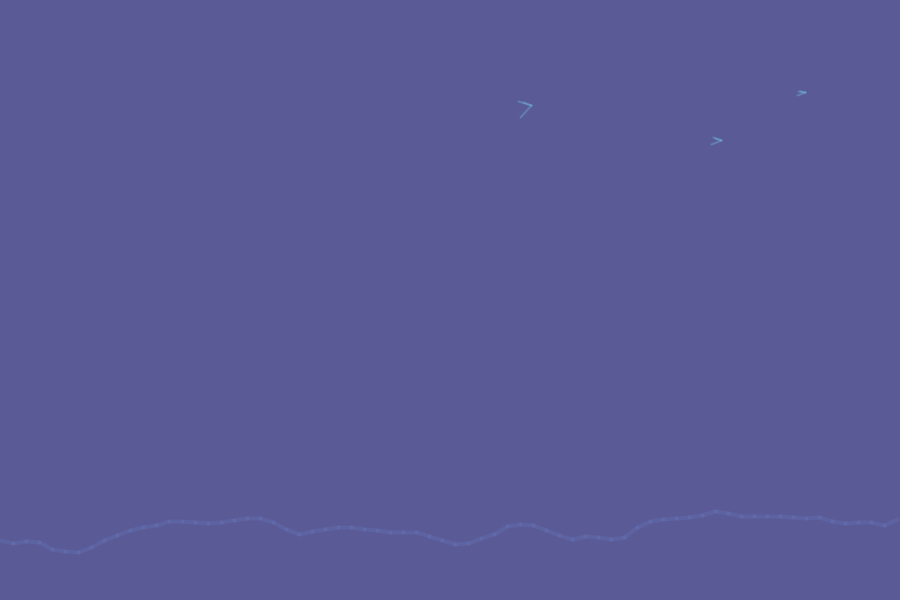
Frame 1 (no input)
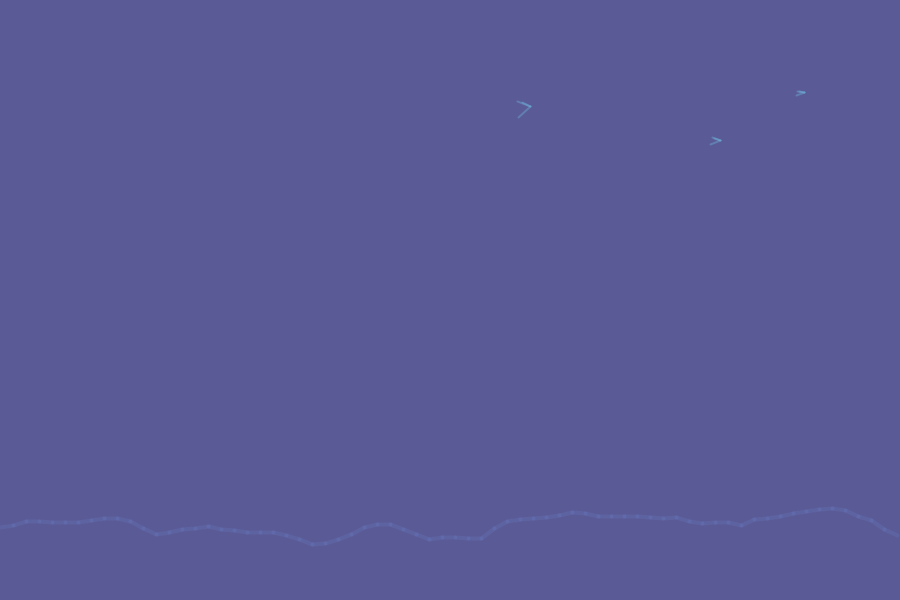
Frame 2 (the mouse pressed at the canvas centre, redrawn once)

The Processing sketch that drew these frames (run headless with seeded random() and noise(); the mouse was pressed at the canvas centre and the sketch redrawn once):

// Processing sketch: processing_48118
// ── processing_48118.pde

//Author: Weiyuh Li
//Fall,Falling,Fallen
//concept:use the effect of gravity(planet and satellite) to creat flying birds,the vectors between attractor and particles form the swing wings 
//       
//mouse left click to add particles 
//mouse right click and drag toadd attractors
// press keyboard to change scene
//reference:http:class exercise by Sheng-Fen Nik Chi
//reference:http://www.openprocessing.org/visuals/?visualID=5152 by Callum Rogers (gravity attractors)

ArrayList attractors = new ArrayList();
ArrayList particles = new ArrayList();
WorldData wd = new WorldData();

boolean addingAttractor = false;
PVector initialPos;


void setup() {
  size(900, 600);
  noLoop();
  smooth();
  noStroke();
  frameRate(15);
  ellipseMode(RADIUS);
  //start position
  particles.add(new Particle(wd, new PVector(random(width)-50, random(height)-50)));
  particles.add(new Particle(wd, new PVector(random(width)-50, random(height)-50)));
  particles.add(new Particle(wd, new PVector(random(width)-50, random(height)-50)));
  attractors.add(new Attractor(new PVector(random(width)-50, random(height)-50), 45));
  attractors.add(new Attractor(new PVector(random(width)-50, random(height)-50), 45));
  attractors.add(new Attractor(new PVector(random(width)-100, random(height)-100), 45));
}


void draw() {

  background(90, 90, 150, 70);

  if (keyPressed==false) {
    strokeWeight(4);
    stroke(120, 160, 250, 30);
    int step = 13;
    float nlevel = 0.1;
    float lastx = -999;
    float lasty = -999;
    float ynoise = random(10);
    float y;
    for (int x=0; x<=900; x+=step) {
      y = 500 + noise(ynoise) * 80;
      if (lastx > -999) {
        line(x, y, lastx, lasty);
      }
      lastx = x;
      lasty = y;
      ynoise += nlevel;
    }
  }

  if (mousePressed) {
    if (mouseButton == LEFT)
      particles.add(new Particle(wd, new PVector(mouseX, mouseY)));

    if (addingAttractor) {
      fill(50, 50);
      float d = clamp(dist(initialPos.x, initialPos.y, mouseX, mouseY), 3);
      ellipse(initialPos.x, initialPos.y, d, d);

      if (mouseButton != RIGHT) { 
        attractors.add(new Attractor(new PVector(initialPos.x, initialPos.y), d-2));
        addingAttractor = false;
      }
    }
  }
  else if (addingAttractor) {
    float d = clamp(dist(initialPos.x, initialPos.y, mouseX, mouseY), 3);
    attractors.add(new Attractor(new PVector(initialPos.x, initialPos.y), d-2));
    addingAttractor = false;
  }

  for (int i = 0; i < attractors.size(); i++) {
    Attractor a = (Attractor)attractors.get(i);
    a.draw();
  }

  for (int i = 0; i < particles.size(); i++) {
    Particle p = (Particle)particles.get(i);
    p.run(attractors);
  }
}

float clamp(float v, float min) {
 return (v<min)?min:v;
}

void mousePressed() {

  if (mousePressed) {
    if (mouseButton == RIGHT)
      addingAttractor = true;
    initialPos = new PVector(mouseX, mouseY);
  }
  loop();
}



// set attractor

class Attractor {
  PVector position = new PVector(width/2, height/2);
  float strength = 1;

  public Attractor() {
  }

  public Attractor(PVector position, float strength) {
    this.position = position;
    this.strength = strength;
  }

  float getRadius() {
    return 2+strength;
  }

  void draw() {
    noStroke();
    fill(0, 100);
    float radius = getRadius();
    if (keyPressed==true) {
      ellipse(position.x, position.y, radius, radius);
      line(0, 9, 300, 400);
    }
  }
}

//set praticle

class Particle {
  PVector position = new PVector(width/2, height/2);
  PVector speed = new PVector(0, 0);
  PVector maxSpeed = new PVector(14, 14);
  float radius = 7;
  WorldData wd;

  public Particle(WorldData wd) {
    this.wd = wd;
  }

  public Particle(WorldData wd, PVector position) {
    this(wd);
    this.position = position;
  }


  void run(ArrayList attractors) {
    update(attractors);
    if (keyPressed == true ) {
      draw();
    }
  }
  void update(ArrayList attractors) {
    PVector[] components = new PVector[attractors.size()];

    PVector resultant = new PVector(0, 0);
    for (int i = 0; i < attractors.size(); i++) {
      Attractor a = (Attractor)attractors.get(i);
      float d = dist(a.position.x, a.position.y, position.x, position.y)+1;
      float force = 0;
      if (d < a.getRadius() + radius)
        force = wd.gravitationalConstant*d/a.strength;
      else
        force = wd.gravitationalConstant*a.strength/pow(d, 0.9);
      float angle = atan2(a.position.y - position.y, a.position.x - position.x);
      components[i] = new PVector(force*cos(angle), force*sin(angle));
      resultant.add(components[i]);
    }
    speed.add(resultant);

    if (speed.x > maxSpeed.x)
      speed.x = maxSpeed.x;
    if (speed.y > maxSpeed.y)
      speed.y = maxSpeed.y;

    position.add(speed);

    if (position.x < radius)
      speed.x = abs(speed.x);
    else if (position.x > width-radius)
      speed.x = -abs(speed.x);

    if (position.y < radius)
      speed.y = abs(speed.y);
    else if (position.y > height-radius)
      speed.y = -abs(speed.y);


    if (wd.showComps) {
      strokeWeight(2);
      stroke(110, 180, 220, 100);
      for (int i = 0; i < components.length; i++)

        if (keyPressed==false)
          line(position.x, position.y, position.x + 50*components[i].x, position.y + 50*components[i].y);
       
        
        
    }
  }

  void draw() {
    noStroke();
    fill(120, 20, 150, 200);
    ellipse(position.x, position.y, radius, radius);
  }
}

public class WorldData {
  public boolean showComps = true;
  public float gravitationalConstant = 1;
}
